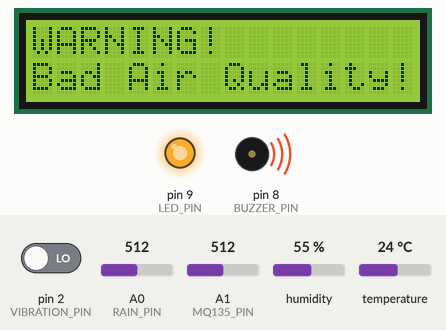
Bench run of a sketch on a simulated Arduino Mega 2560, built with avr-gcc and run on an emulated ATmega2560. On the bench: 16×2 character LCD, output pins drawn as LEDs (lit = HIGH), buzzer (waves = sounding, pin HIGH). The inputs (shaded band) are chosen by the test bench; at power-on: A1 (MQ135_PIN) = 512, temperature 24 °C, pin 2 (VIBRATION_PIN) LOW, A0 (RAIN_PIN) = 512, humidity 55 %.

Above: at 3.2 s.
3.3 s: A1 (MQ135_PIN) set to 485
At 5.3 s:
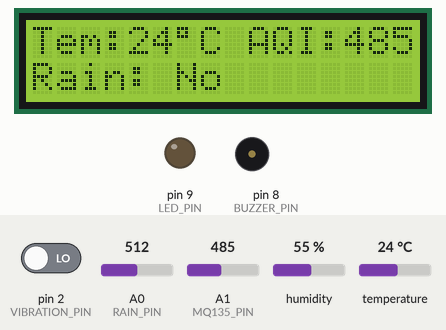
9.4 s: temperature set to 34 °C
At 11.1 s:
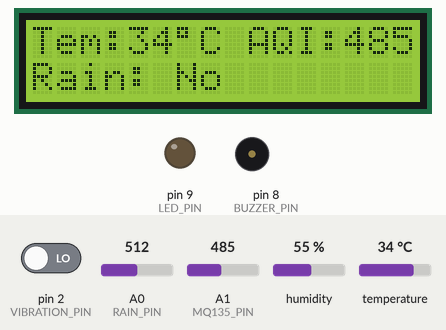
12.0 s: temperature set to 37 °C
At 13.8 s:
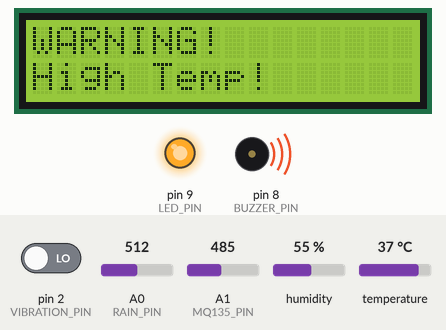
14.1 s: pin 2 (VIBRATION_PIN) driven HIGH
At 20.0 s:
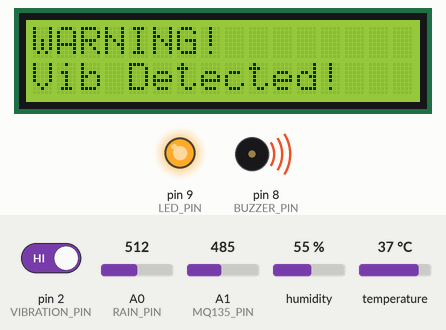
20.2 s: temperature set to 12 °C
At 25.8 s:
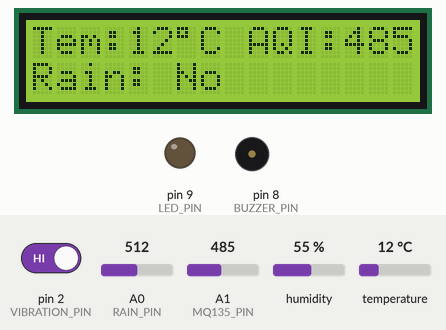
26.3 s: A0 (RAIN_PIN) set to 490
At 27.9 s:
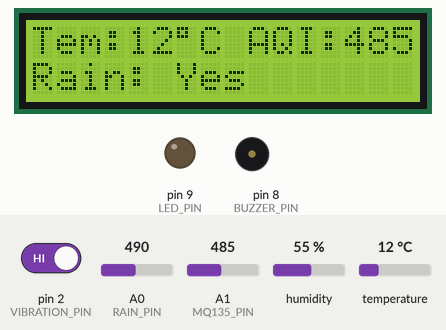
Timing chart, 0 to 32.4 s (numbered marks = the images above; inputs shaded):
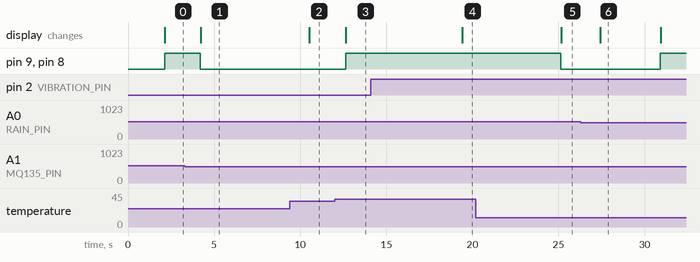

The sketch:

vip11.ino
```cpp
#include <Wire.h>
#include <LiquidCrystal_I2C.h>
#include <DHT.h>

// I2C LCD 16x2 (SDA -> Pin 20, SCL -> Pin 21)
LiquidCrystal_I2C lcd(0x27, 16, 2);

// पिन्स की जानकारी (Pin Definitions)
#define DHTPIN 4          // DHT11 Sensor Pin
#define DHTTYPE DHT11     // DHT Sensor Type
#define VIBRATION_PIN 2   // Vibration Sensor Digital Pin
#define RAIN_PIN A0       // Raindrop Sensor Analog Pin
#define MQ135_PIN A1      // MQ135 Gas Sensor Analog Pin
#define BUZZER_PIN 8      // Buzzer Pin
#define LED_PIN 9         // LED Pin

DHT dht(DHTPIN, DHTTYPE);

// वेरिएबल्स (Variables)
int vibrationCount = 0;
unsigned long previousMillis = 0;
unsigned long vibrationStartTime = 0;
const long interval = 5000;          // ब्लूटूथ अपडेट इंटरवल (5 सेकंड)
const long alertDuration = 5000;      // वाइब्रेशन वार्निंग का समय (5 सेकंड)
bool isAlertActive = false;
bool alertSentOverBT = false;

// खतरे की लिमिट (Threshold Limits)
const int TEMP_LIMIT = 36;   // 39°C से ज़्यादा होने पर वार्निंग
const int AQI_LIMIT = 500;   // 400 से ज़्यादा AQI होने पर वार्निंग

void setup() {
  Serial.begin(9600);    // सीरियल मॉनिटर
  Serial2.begin(9600);   // ब्लूटूथ अब Mega के Pin 16 (RX2) और Pin 17 (TX2) पर काम करेगा

  lcd.init();
  lcd.backlight();
  dht.begin();

  pinMode(VIBRATION_PIN, INPUT);
  pinMode(RAIN_PIN, INPUT);
  pinMode(MQ135_PIN, INPUT);
  pinMode(BUZZER_PIN, OUTPUT);
  pinMode(LED_PIN, OUTPUT);

  lcd.setCursor(0, 0);
  lcd.print("Forest Monitor");
  lcd.setCursor(0, 1);
  lcd.print("System Ready...");
  delay(2000);
  lcd.clear();
}

void loop() {
  // 1. सेंसर्स से डेटा पढ़ना
  float temp = dht.readTemperature();
  int rainVal = analogRead(RAIN_PIN);
  int mq135Val = analogRead(MQ135_PIN);

  // 2. वाइब्रेशन सेंसर की स्थिति चेक करना
  int vibrationState = digitalRead(VIBRATION_PIN);

  if (vibrationState == HIGH) {
    vibrationCount++;
    if (vibrationCount >= 5 && !isAlertActive) {
      isAlertActive = true;
      vibrationStartTime = millis();
      alertSentOverBT = false;
    }
    delay(100);
  }

  // 3. वार्निंग ऑटो-ऑफ करना (5 सेकंड बाद)
  if (isAlertActive && (millis() - vibrationStartTime >= alertDuration)) {
    isAlertActive = false;
    vibrationCount = 0;
  }

  // 4. अन्य लिमिट चेक करना
  bool hazardDetected = isAlertActive || (temp >= TEMP_LIMIT) || (mq135Val >= AQI_LIMIT);
  String alertMessage = "";

  if (isAlertActive) {
    alertMessage = "Vib Detected!";
  } else if (temp >= TEMP_LIMIT) {
    alertMessage = "High Temp!";
  } else if (mq135Val >= AQI_LIMIT) {
    alertMessage = "Bad Air Quality!";
  }

  // 5. LCD डिस्प्ले और बज़र/एलईडी को कंट्रोल करना
  lcd.clear();

  if (hazardDetected) {
    digitalWrite(BUZZER_PIN, HIGH);
    digitalWrite(LED_PIN, HIGH);

    lcd.setCursor(0, 0);
    lcd.print("WARNING!");
    lcd.setCursor(0, 1);
    lcd.print(alertMessage);

    // ब्लूटूथ पर सिर्फ एक बार अलर्ट भेजें (Serial2 के जरिए)
    if (!alertSentOverBT) {
      Serial2.print("WARNING: ");
      Serial2.println(alertMessage);
      alertSentOverBT = true;
    }
  } else {
    digitalWrite(BUZZER_PIN, LOW);
    digitalWrite(LED_PIN, LOW);

    // पहली लाइन: Tem और AQI नंबर
    lcd.setCursor(0, 0);
    lcd.print("Tem:");
    lcd.print((int)temp);
    lcd.print((char)223); // डिग्री सिंबल (°)
    lcd.print("C AQI:");
    lcd.print(mq135Val);

    // दूसरी लाइन: Rain Status
    lcd.setCursor(0, 1);
    if (rainVal < 500) {
      lcd.print("Rain: Yes");
    } else {
      lcd.print("Rain: No");
    }
  }

  // 6. ब्लूटूथ (Phone) पर नियमित अंतराल पर डेटा भेजना (Serial2 के जरिए)
  unsigned long currentMillis = millis();
  if (currentMillis - previousMillis >= interval) {
    previousMillis = currentMillis;

    Serial2.println("--- Forest Status Update ---");
    Serial2.print("Temperature : "); Serial2.print(temp); Serial2.println(" C");
    Serial2.print("AQI Value   : "); Serial2.println(mq135Val);
    if (rainVal < 500) {
      Serial2.println("Rain Status : Rain Detected!");
    } else {
      Serial2.println("Rain Status : No Rain");
    }
    Serial2.println("----------------------------");
  }

  delay(1000);
}
```

Measured:
- the behaviour switches between 500 and 499 on A1 (MQ135_PIN) (found by bisection; images 0 and 1)
- the behaviour switches between 35 and 36 °C on temperature (found by bisection; images 2 and 3)
- after the input at 3.3 s, pin 9 (LED_PIN), pin 8 (BUZZER_PIN): HIGH → LOW after 0.90 s; the display: changes after 0.92 s (image 1)
- after the input at 9.4 s, the display: changes after 1.1 s (image 2)
- after the input at 12.0 s, pin 9 (LED_PIN), pin 8 (BUZZER_PIN): LOW → HIGH after 0.64 s; the display: changes after 0.65 s (image 3)
- after the input at 14.1 s, the display: changes after 5.3 s (image 4)
- after the input at 20.2 s, pin 9 (LED_PIN), pin 8 (BUZZER_PIN): HIGH → LOW after 4.9 s; the display: changes after 5.0 s (image 5)
- after the input at 26.3 s, the display: changes after 1.1 s (image 6)
